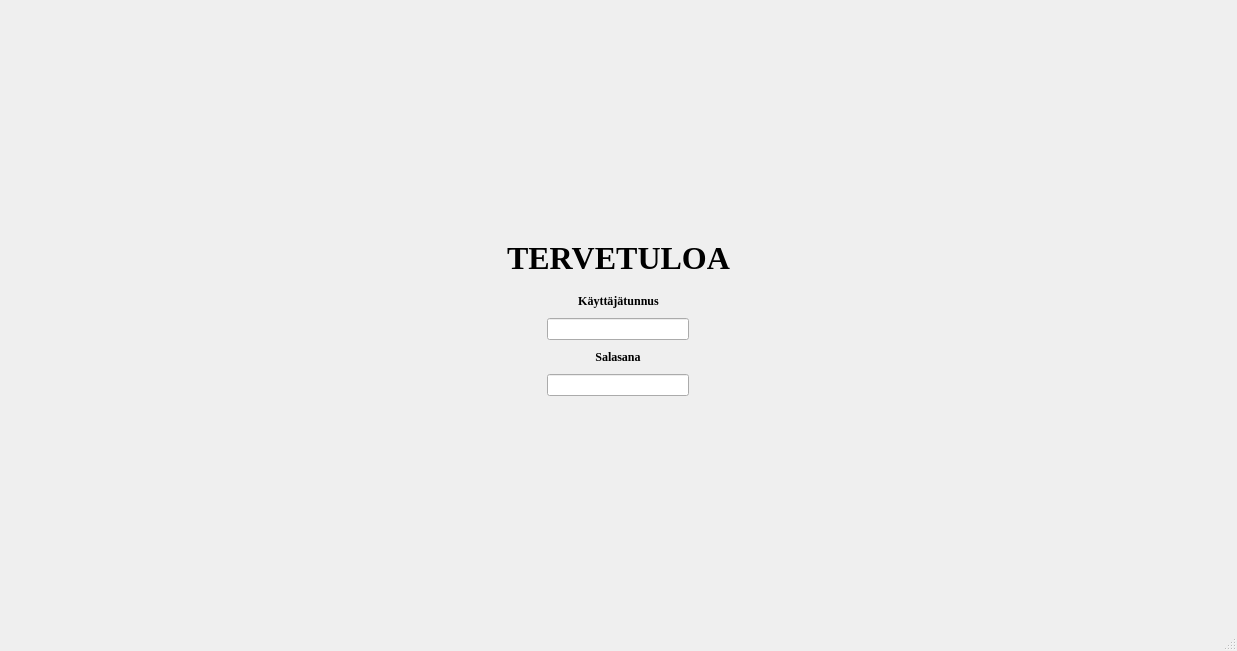
<?xml version="1.0" encoding="UTF-8"?>
<ui version="4.0">
 <class>MainWindow</class>
 <widget class="QMainWindow" name="MainWindow">
  <property name="geometry">
   <rect>
    <x>0</x>
    <y>0</y>
    <width>1237</width>
    <height>651</height>
   </rect>
  </property>
  <property name="windowTitle">
   <string>MainWindow</string>
  </property>
  <property name="autoFillBackground">
   <bool>false</bool>
  </property>
  <widget class="QWidget" name="centralwidget">
   <property name="font">
    <font>
     <family>Georgia</family>
     <bold>true</bold>
    </font>
   </property>
   <property name="layoutDirection">
    <enum>Qt::LayoutDirection::LeftToRight</enum>
   </property>
   <layout class="QVBoxLayout" name="verticalLayout">
    <property name="spacing">
     <number>10</number>
    </property>
    <property name="leftMargin">
     <number>0</number>
    </property>
    <property name="topMargin">
     <number>0</number>
    </property>
    <property name="rightMargin">
     <number>0</number>
    </property>
    <property name="bottomMargin">
     <number>0</number>
    </property>
    <item>
     <spacer name="topSpacer">
      <property name="orientation">
       <enum>Qt::Orientation::Vertical</enum>
      </property>
      <property name="sizeHint" stdset="0">
       <size>
        <width>20</width>
        <height>100</height>
       </size>
      </property>
     </spacer>
    </item>
    <item alignment="Qt::AlignmentFlag::AlignHCenter">
     <widget class="QLabel" name="welcomeLabel">
      <property name="minimumSize">
       <size>
        <width>0</width>
        <height>50</height>
       </size>
      </property>
      <property name="maximumSize">
       <size>
        <width>300</width>
        <height>100</height>
       </size>
      </property>
      <property name="font">
       <font>
        <family>Georgia</family>
        <italic>false</italic>
        <bold>true</bold>
       </font>
      </property>
      <property name="layoutDirection">
       <enum>Qt::LayoutDirection::LeftToRight</enum>
      </property>
      <property name="frameShape">
       <enum>QFrame::Shape::NoFrame</enum>
      </property>
      <property name="text">
       <string>&lt;html&gt;&lt;head/&gt;&lt;body&gt;&lt;p align=&quot;center&quot;&gt;&lt;span style=&quot; font-size:24pt;&quot;&gt;TERVETULOA&lt;/span&gt;&lt;/p&gt;&lt;/body&gt;&lt;/html&gt;</string>
      </property>
      <property name="scaledContents">
       <bool>false</bool>
      </property>
      <property name="alignment">
       <set>Qt::AlignmentFlag::AlignCenter</set>
      </property>
     </widget>
    </item>
    <item alignment="Qt::AlignmentFlag::AlignHCenter">
     <widget class="QLabel" name="userLabel">
      <property name="maximumSize">
       <size>
        <width>142</width>
        <height>16777215</height>
       </size>
      </property>
      <property name="text">
       <string>Käyttäjätunnus</string>
      </property>
      <property name="alignment">
       <set>Qt::AlignmentFlag::AlignCenter</set>
      </property>
     </widget>
    </item>
    <item alignment="Qt::AlignmentFlag::AlignHCenter">
     <widget class="QLineEdit" name="user">
      <property name="sizePolicy">
       <sizepolicy hsizetype="Fixed" vsizetype="Fixed">
        <horstretch>0</horstretch>
        <verstretch>0</verstretch>
       </sizepolicy>
      </property>
      <property name="minimumSize">
       <size>
        <width>142</width>
        <height>22</height>
       </size>
      </property>
      <property name="maximumSize">
       <size>
        <width>142</width>
        <height>22</height>
       </size>
      </property>
     </widget>
    </item>
    <item alignment="Qt::AlignmentFlag::AlignHCenter">
     <widget class="QLabel" name="passLabel">
      <property name="maximumSize">
       <size>
        <width>142</width>
        <height>16777215</height>
       </size>
      </property>
      <property name="text">
       <string>Salasana</string>
      </property>
      <property name="alignment">
       <set>Qt::AlignmentFlag::AlignCenter</set>
      </property>
     </widget>
    </item>
    <item alignment="Qt::AlignmentFlag::AlignHCenter">
     <widget class="QLineEdit" name="password">
      <property name="sizePolicy">
       <sizepolicy hsizetype="Fixed" vsizetype="Fixed">
        <horstretch>0</horstretch>
        <verstretch>0</verstretch>
       </sizepolicy>
      </property>
      <property name="minimumSize">
       <size>
        <width>142</width>
        <height>22</height>
       </size>
      </property>
      <property name="maximumSize">
       <size>
        <width>142</width>
        <height>22</height>
       </size>
      </property>
      <property name="echoMode">
       <enum>QLineEdit::Password</enum>
      </property>
     </widget>
    </item>
    <item>
     <spacer name="bottomSpacer">
      <property name="orientation">
       <enum>Qt::Orientation::Vertical</enum>
      </property>
      <property name="sizeHint" stdset="0">
       <size>
        <width>20</width>
        <height>40</height>
       </size>
      </property>
     </spacer>
    </item>
   </layout>
  </widget>
  <widget class="QMenuBar" name="menubar">
   <property name="geometry">
    <rect>
     <x>0</x>
     <y>0</y>
     <width>1237</width>
     <height>21</height>
    </rect>
   </property>
  </widget>
  <widget class="QStatusBar" name="statusbar"/>
 </widget>
 <resources/>
 <connections/>
</ui>
